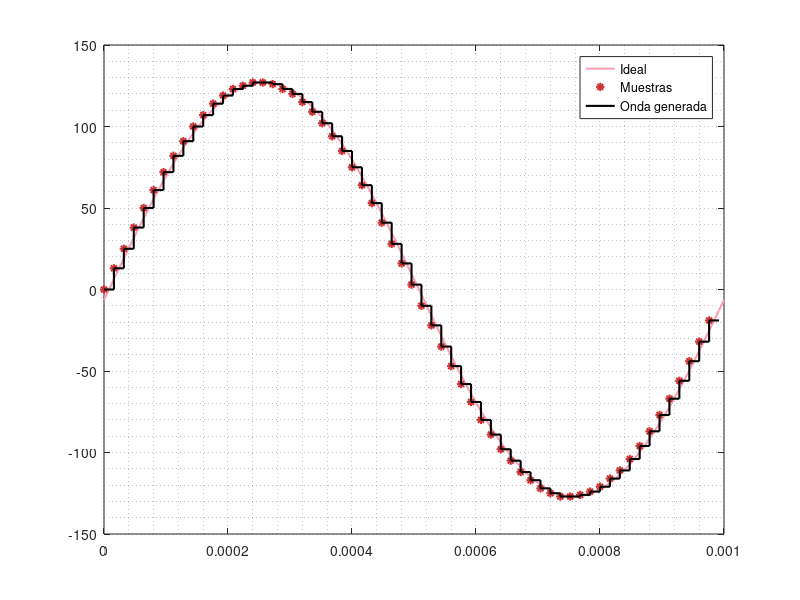

This figure's MATLAB source:
close all;
clear all;
clc;

pinky  = [250, 160, 180]/255;
blue   = [ 50,  50, 205]/255;
red    = [205,  50,  50]/255;

%|//////////////////////////////////////|\\\\\\\\\\\\\\\\\\\\\\\\\\\\\\\\\\\\\|%
%|/////////////////////////////| Configuraciones |\\\\\\\\\\\\\\\\\\\\\\\\\\\\|%
%|//////////////////////////////////////|\\\\\\\\\\\\\\\\\\\\\\\\\\\\\\\\\\\\\|%
fCK = 16e6;      # frecuencia de clock: 16 MHz
b = 8;           # bits del timer del PWM: 8
fs = fCK/(2^b);  # frecuencia de muestreo: una muestra por período de PWM
Ts = 1/fs;       # período de muestreo

f = 1e3;         # frecuencia de la onda: 1 kHz
T = 1/f;         # período de la onda
A = 2^(b-1)-1;   # amplitud de la onda, máxima excursión en 'b' bits


%||||||||||||||||||||||||||||||||||||||||||||||||||||||||||||||||||||||||||||||%
%|||||||||||||||||||||||||||||||| Procesamiento |||||||||||||||||||||||||||||||%
%||||||||||||||||||||||||||||||||||||||||||||||||||||||||||||||||||||||||||||||%

%------------------------------------ Ideal -----------------------------------%
t0 = 0:Ts/2:T;
y0 = A*sin(2*pi*f*(t0-Ts/2));

%---------------------------------- Muestras ----------------------------------%
t = 0:Ts:T-Ts;
y = round(A*sin(2*pi*f*t));
n = numel(t);

%-------------------------------- Onda generada -------------------------------%
t2 = zeros(2*n, 1);
y2 = zeros(2*n, 1);
for k = 1:2*n
    if (rem(k, 2) == 1) 
        t2(k) = t((k+1)/2);
        y2(k) = y((k+1)/2);
    else
        t2(k) = t(k/2)+Ts;
        y2(k) = y(k/2);
    endif 
endfor


%|//////////////////////////////////////|\\\\\\\\\\\\\\\\\\\\\\\\\\\\\\\\\\\\\|%
%|/////////////////////////////////| Gráfico |\\\\\\\\\\\\\\\\\\\\\\\\\\\\\\\\|%
%|//////////////////////////////////////|\\\\\\\\\\\\\\\\\\\\\\\\\\\\\\\\\\\\\|%
plot(t0, y0, 'linewidth', 1.5, 'color', pinky, '-;Ideal;');
hold on;
plot(t, y, 'linewidth', 1.5, 'color', red, '*;Muestras;');
plot(t2, y2, 'linewidth', 1.5, 'color', 'black', '-;Onda generada;');
grid minor;

%|//////////////////////////////////////|\\\\\\\\\\\\\\\\\\\\\\\\\\\\\\\\\\\\\|%
%|/////////////////////////////| Salida de tabla |\\\\\\\\\\\\\\\\\\\\\\\\\\\\|%
%|//////////////////////////////////////|\\\\\\\\\\\\\\\\\\\\\\\\\\\\\\\\\\\\\|%
c = 12; # cantidad de valores por línea
printf('%d valores (%d por línea):\n', n, c);
for k = 1:n
    if (rem(k-1, c) == 0)
        printf('    .db ')
    endif

    x = y(k);
    if (x < 0)
        x = bitcmp(-x, b) + 1; # complemento a 2 en 8 bits
    endif
    printf("0x%02X", x)

    if (rem(k-1, c) == c-1 || k == n)
        printf('\n')
    else
        printf(', ')
    endif
endfor
printf('\n');
